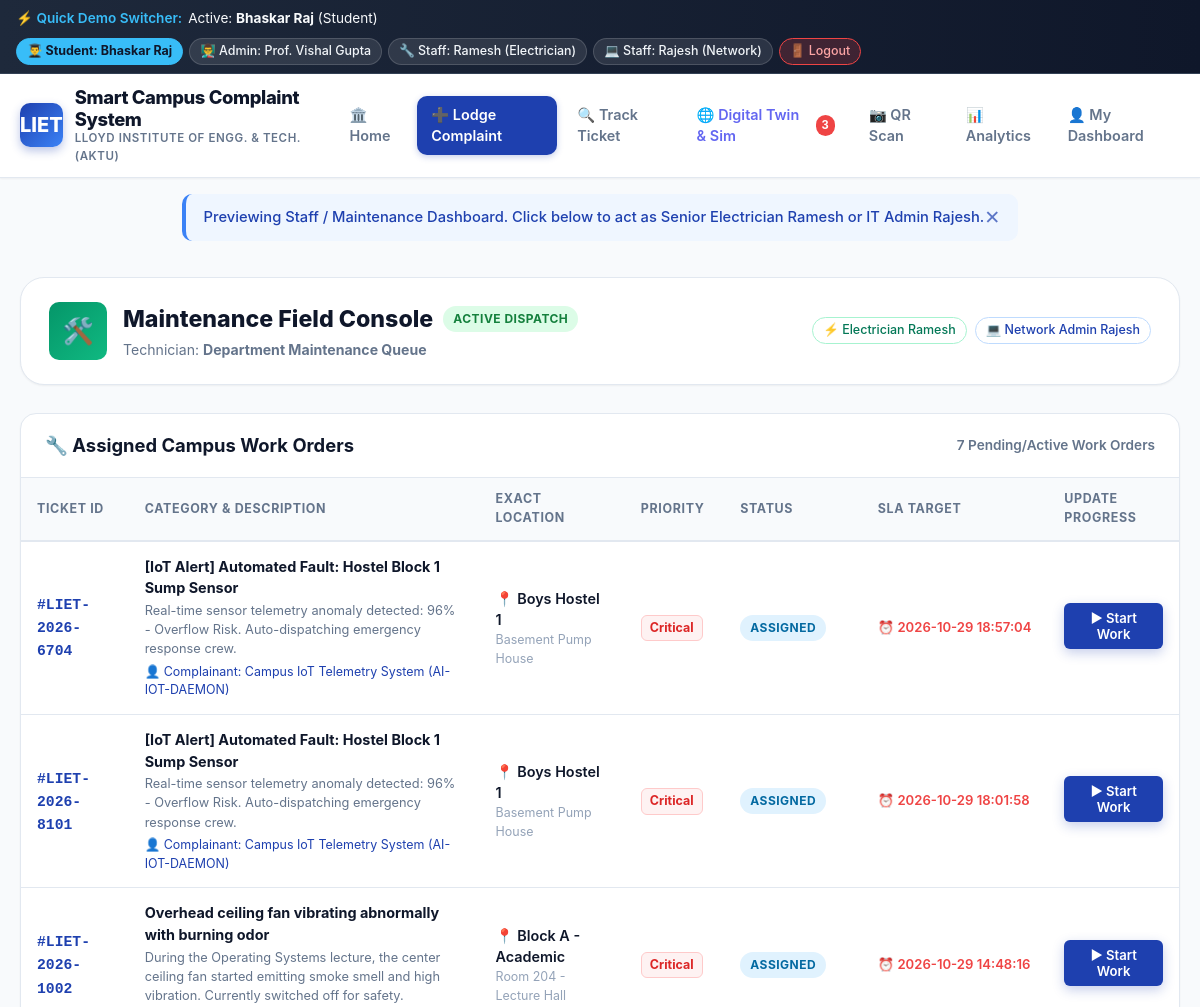
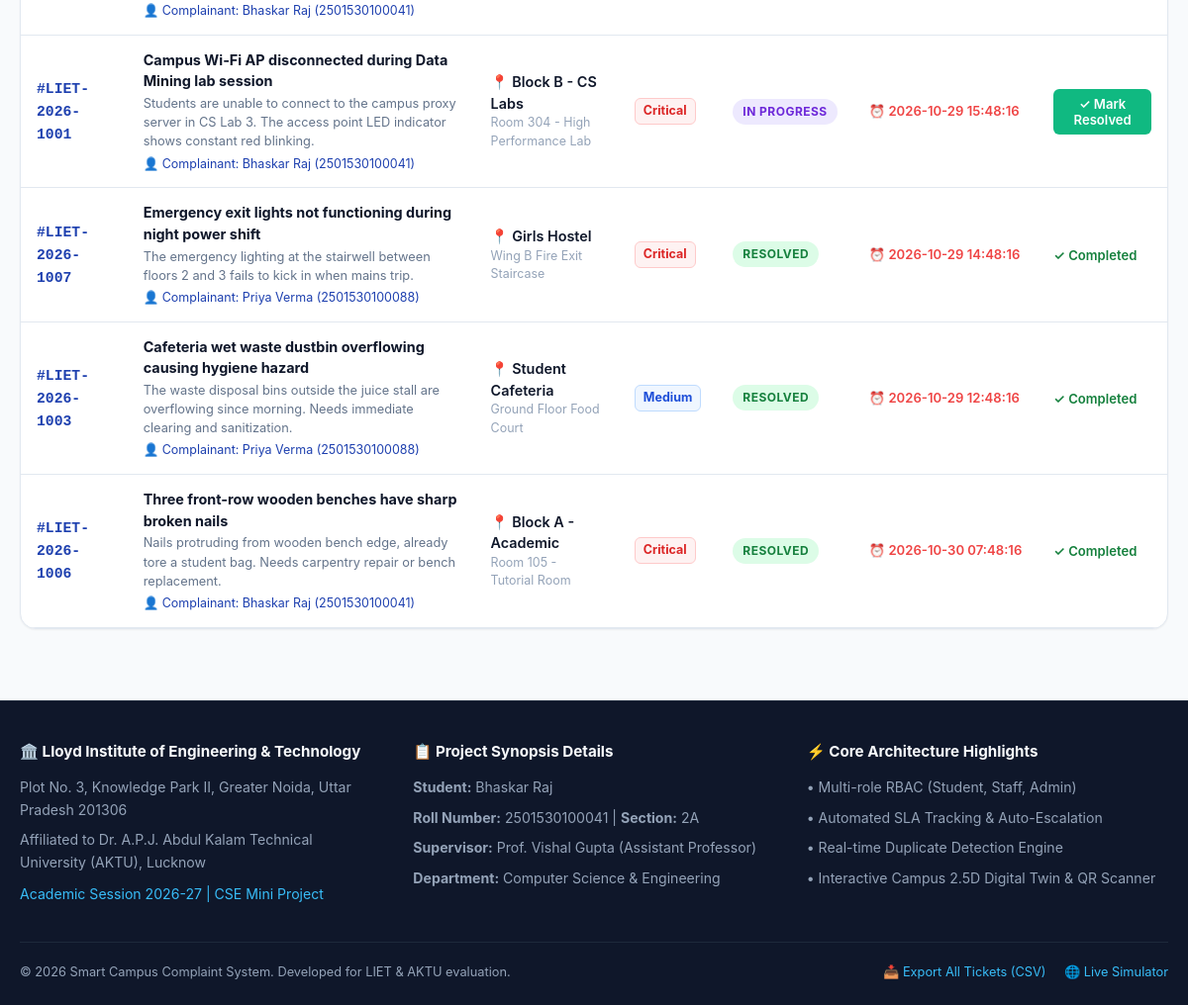
/staff (signed in), run on the app's committed database (2 pictures, top to bottom).
### tables this page shows
CREATE TABLE users (
        id INTEGER PRIMARY KEY AUTOINCREMENT,
        name TEXT NOT NULL,
        email TEXT UNIQUE NOT NULL,
        password_hash TEXT NOT NULL,
        role TEXT NOT NULL DEFAULT 'student',
        roll_no TEXT,
        department TEXT,
        phone TEXT,
        created_at TEXT DEFAULT CURRENT_TIMESTAMP
    );

CREATE TABLE complaints (
        ticket_id TEXT PRIMARY KEY,
        user_id INTEGER,
        user_name TEXT,
        user_email TEXT,
        user_roll TEXT,
        category TEXT NOT NULL,
        subcategory TEXT,
        building_block TEXT NOT NULL,
        room_location TEXT NOT NULL,
        title TEXT NOT NULL,
        description TEXT NOT NULL,
        priority TEXT NOT NULL DEFAULT 'Medium',
        status TEXT NOT NULL DEFAULT 'Submitted',
        assigned_dept_id INTEGER,
        assigned_staff_name TEXT,
        image_path TEXT,
        resolution_remarks TEXT,
        resolution_image TEXT,
        sla_deadline TEXT,
        is_escalated INTEGER DEFAULT 0,
        escalated_to TEXT,
        escalated_at TEXT,
        upvotes INTEGER DEFAULT 0,
        created_at TEXT,
        updated_at TEXT,
        FOREIGN KEY (user_id) REFERENCES users (id),
        FOREIGN KEY (assigned_dept_id) REFERENCES departments (id)
    );

### app.py (the view)
@app.route('/staff')
def staff_dashboard():
    if not g.user or g.user['role'] not in ('staff', 'admin'):
        flash("Previewing Staff / Maintenance Dashboard. Click below to act as Senior Electrician Ramesh or IT Admin Rajesh.", "info")
    staff_name = g.user['name'] if g.user and g.user['role'] == 'staff' else None
    db = get_db()
    cursor = db.cursor()
    if staff_name:
        cursor.execute("""
        SELECT c.*, d.name as dept_name
        FROM complaints c
        LEFT JOIN departments d ON c.assigned_dept_id = d.id
        WHERE c.assigned_staff_name LIKE ?
        ORDER BY CASE WHEN c.priority = 'Critical' THEN 1 ELSE 2 END, c.created_at DESC
        """, (f"%{staff_name.split()[0]}%",))
    else:
        cursor.execute("""
        SELECT c.*, d.name as dept_name
        FROM complaints c
        LEFT JOIN departments d ON c.assigned_dept_id = d.id
        WHERE c.status IN ('Assigned', 'In Progress', 'Resolved')
        ORDER BY c.created_at DESC
        """)
    assigned_tasks = cursor.fetchall()
    db.close()
    return render_template('staff_dashboard.html', tasks=assigned_tasks, staff_name=staff_name)

### app.py (called while the page is built)
@app.before_request
def load_logged_in_user():
    user_id = session.get('user_id')
    if user_id is None:
        g.user = None
    else:
        db = get_db()
        cursor = db.cursor()
        cursor.execute("SELECT * FROM users WHERE id = ?", (user_id,))
        g.user = cursor.fetchone()
        db.close()

### database.py (called while the page is built)
def get_db():
    conn = sqlite3.connect(DB_PATH)
    conn.row_factory = sqlite3.Row
    conn.execute("PRAGMA foreign_keys = ON")
    return conn

### templates/staff_dashboard.html (shortened to what this page needs)
{% extends "base.html" %}
{% block content %}
<div>
  <div style="background: white; border: 1px solid var(--border); border-radius: var(--radius-xl); padding: 24px 28px; margin-bottom: 28px; display: flex; flex-wrap: wrap; justify-content: space-between; align-items: center; gap: 20px; box-shadow: var(--shadow-sm);">
    <div style="display: flex; align-items: center; gap: 16px;">
      <div style="width: 58px; height: 58px; border-radius: var(--radius-md); background: linear-gradient(135deg, #059669, #10b981); color: white; display: flex; align-items: center; justify-content: center; font-size: 1.6rem; font-weight: 800;">
        🛠️
      </div>
      <div>
        <div style="display: flex; align-items: center; gap: 10px;">
          <h2 style="font-size: 1.45rem; font-weight: 800; color: var(--secondary);">Maintenance Field Console</h2>
          <span class="badge" style="background: #dcfce7; color: #15803d;">Active Dispatch</span>
        </div>
        <div style="color: var(--text-muted); font-size: 0.88rem; margin-top: 2px;">
          Technician: <b>{{ staff_name or 'Department Maintenance Queue' }}</b>
        </div>
      </div>
    </div>
    <div style="display: flex; gap: 8px; flex-wrap: wrap;">
      <a href="{{ url_for('login', demo='staff_elec') }}" class="chip-btn" style="background: white; color: #047857; border: 1px solid #a7f3d0;">
        ⚡ Electrician Ramesh
      </a>
      <a href="{{ url_for('login', demo='staff_it') }}" class="chip-btn" style="background: white; color: #1e40af; border: 1px solid #bfdbfe;">
        💻 Network Admin Rajesh
      </a>
    </div>
  </div>
  <div class="card">
    <div class="card-header">
      <h3>🔧 Assigned Campus Work Orders</h3>
      <span style="font-size: 0.85rem; color: var(--text-muted); font-weight: 600;">{{ tasks|length }} Pending/Active Work Orders</span>
    </div>
    <div class="card-body" style="padding: 0;">
      <div class="table-responsive">
        <table class="data-table">
          <thead>
            <tr>
              <th>Ticket ID</th>
              <th>Category & Description</th>
              <th>Exact Location</th>
              <th>Priority</th>
              <th>Status</th>
              <th>SLA Target</th>
              <th>Update Progress</th>
            </tr>
          </thead>
          <tbody>
            {% for t in tasks %}
              <tr>
                <td>
                  <a href="{{ url_for('track_complaint', ticket_id=t.ticket_id) }}" class="ticket-code">
                    #{{ t.ticket_id }}
                  </a>
                </td>
                <td>
                  <div style="font-weight: 700; color: var(--secondary);">{{ t.title }}</div>
                  <div style="font-size: 0.8rem; color: var(--text-muted); margin-top: 2px;">{{ t.description }}</div>
                  <div style="font-size: 0.78rem; color: var(--primary); margin-top: 4px;">👤 Complainant: {{ t.user_name }} ({{ t.user_roll or 'Student' }})</div>
                </td>
                <td>
                  <div style="font-weight: 600;">📍 {{ t.building_block }}</div>
                  <div style="font-size: 0.78rem; color: var(--text-subtle);">{{ t.room_location }}</div>
                </td>
                <td>
                  {% if t.priority == 'Critical' %}
                    <span class="prio-pill prio-critical">Critical</span>
                  {% elif t.priority == 'High' %}
                    <span class="prio-pill prio-high">High</span>
                  {% elif t.priority == 'Medium' %}
                    <span class="prio-pill prio-medium">Medium</span>
                  {% else %}
                    <span class="prio-pill prio-low">Low</span>
                  {% endif %}
                </td>
                <td>
                  {% if t.status == 'Assigned' %}
                    <span class="badge badge-assigned">Assigned</span>
                  {% elif t.status == 'In Progress' %}
                    <span class="badge badge-in-progress">In Progress</span>
                  {% elif t.status == 'Resolved' %}
                    <span class="badge badge-resolved">Resolved</span>
                  {% endif %}
                </td>
                <td style="font-size: 0.82rem; white-space: nowrap; color: var(--danger); font-weight: 600;">
                  ⏰ {{ t.sla_deadline or 'Within 8 Hours' }}
                </td>
                <td>
                  {% if t.status == 'Assigned' %}
                    <form action="{{ url_for('staff_update_status') }}" method="POST" style="margin-bottom: 4px;">
                      <button type="submit" class="btn btn-sm btn-primary" style="width: 100%;">
                        ▶ Start Work
                      </button>
                    </form>
                  {% elif t.status == 'In Progress' %}
                    <button
                      type="button"
                      class="btn btn-sm btn-success"
                      style="width: 100%;"
                      onclick="openResolveModal('{{ t.ticket_id }}', '{{ t.title }}')"
                    >
                      ✓ Mark Resolved
                    </button>
                  {% else %}
                    <span style="font-size: 0.82rem; color: #15803d; font-weight: 600;">
                      ✓ Completed
                    </span>
                  {% endif %}
                </td>
              </tr>
            {% else %}
              <tr>
                <td colspan="7" style="text-align: center; padding: 40px; color: var(--text-muted);">
                  🎉 Great job! No pending work orders assigned right now.
                </td>
              </tr>
            {% endfor %}
          </tbody>
        </table>
      </div>
    </div>
  </div>
</div>
{% endblock %}

### templates/base.html (shortened to what this page needs)
<!DOCTYPE html>
<html lang="en">
<head>
  <link rel="stylesheet" href="{{ url_for('static', filename='css/style.css') }}">
  <link rel="stylesheet" href="{{ url_for('static', filename='css/simulation.css') }}">
</head>
<body>
  <div class="demo-role-bar">
    <div class="demo-title">
      <span>⚡ Quick Demo Switcher:</span>
      {% if g.user %}
        <span style="color:#f8fafc; font-weight: normal;">Active: <b>{{ g.user.name }}</b> ({{ g.user.role|capitalize }})</span>
      {% else %}
        <span style="color:#94a3b8; font-weight: normal;">Guest View</span>
      {% endif %}
    </div>
    <div class="demo-chips">
      <a href="{{ url_for('login', demo='student') }}" class="chip-btn {% if g.user and g.user.email == 'bhaskar@lloyd.ac.in' %}active{% endif %}">
        👨‍🎓 Student: Bhaskar Raj
      </a>
      <a href="{{ url_for('login', demo='admin') }}" class="chip-btn {% if g.user and g.user.role == 'admin' %}active{% endif %}">
        👨‍🏫 Admin: Prof. Vishal Gupta
      </a>
      <a href="{{ url_for('login', demo='staff_elec') }}" class="chip-btn {% if g.user and g.user.email == 'ramesh.elec@lloyd.ac.in' %}active{% endif %}">
        🔧 Staff: Ramesh (Electrician)
      </a>
      <a href="{{ url_for('login', demo='staff_it') }}" class="chip-btn {% if g.user and g.user.email == 'rajesh.it@lloyd.ac.in' %}active{% endif %}">
        💻 Staff: Rajesh (Network)
      </a>
      {% if g.user %}
        <a href="{{ url_for('logout') }}" class="chip-btn" style="background: rgba(239, 68, 68, 0.2); border-color: #ef4444; color: #fca5a5;">
          🚪 Logout
        </a>
      {% else %}
        <a href="{{ url_for('login') }}" class="chip-btn">
          🔑 Custom Login
        </a>
      {% endif %}
    </div>
  </div>
  <nav class="navbar">
    <div class="nav-container">
      <a href="{{ url_for('index') }}" class="brand">
        <div class="brand-logo-badge">LIET</div>
        <div class="brand-text">
          <h1>Smart Campus Complaint System</h1>
          <p>Lloyd Institute of Engg. & Tech. (AKTU)</p>
        </div>
      </a>
      <ul class="nav-links">
        <li><a href="{{ url_for('index') }}" class="nav-link {% if request.endpoint == 'index' %}active{% endif %}">🏛️ Home</a></li>
        <li><a href="{{ url_for('submit_complaint') }}" class="nav-link nav-cta">➕ Lodge Complaint</a></li>
        <li><a href="{{ url_for('track_index') }}" class="nav-link {% if request.endpoint in ('track_index', 'track_complaint') %}active{% endif %}">🔍 Track Ticket</a></li>
        <li><a href="{{ url_for('simulation_view') }}" class="nav-link {% if request.endpoint == 'simulation_view' %}active{% endif %}" style="color: #6366f1;">
          🌐 Digital Twin & Sim
          {% if global_escalated_count > 0 %}
            <span class="badge-counter">{{ global_escalated_count }}</span>
          {% endif %}
        </a></li>
        <li><a href="{{ url_for('qr_scanner') }}" class="nav-link {% if request.endpoint == 'qr_scanner' %}active{% endif %}">📷 QR Scan</a></li>
        <li><a href="{{ url_for('analytics') }}" class="nav-link {% if request.endpoint == 'analytics' %}active{% endif %}">📊 Analytics</a></li>
        {% if g.user %}
          {% if g.user.role == 'admin' %}
            <li><a href="{{ url_for('admin_dashboard') }}" class="nav-link {% if request.endpoint == 'admin_dashboard' %}active{% endif %}" style="color: #b91c1c; font-weight:700;">⚙️ Admin Console</a></li>
          {% elif g.user.role == 'staff' %}
            <li><a href="{{ url_for('staff_dashboard') }}" class="nav-link {% if request.endpoint == 'staff_dashboard' %}active{% endif %}" style="color: #059669; font-weight:700;">🛠️ Staff Tasks</a></li>
          {% else %}
            <li><a href="{{ url_for('user_dashboard') }}" class="nav-link {% if request.endpoint == 'user_dashboard' %}active{% endif %}">👤 My Dashboard</a></li>
          {% endif %}
        {% else %}
          <li><a href="{{ url_for('login') }}" class="nav-link">🔑 Login</a></li>
        {% endif %}
      </ul>
    </div>
  </nav>
  <div class="flash-container">
    {% with messages = get_flashed_messages(with_categories=true) %}
      {% if messages %}
        {% for category, message in messages %}
          <div class="alert alert-{{ category }}">
            <span>{{ message }}</span>
            <button class="alert-close" onclick="this.parentElement.remove()">✕</button>
          </div>
        {% endfor %}
      {% endif %}
    {% endwith %}
  </div>
  <main class="main-content">
    {% block content %}{% endblock %}
  </main>
  <footer class="footer">
    <div class="footer-container">
      <div class="footer-col">
        <h4>🏛️ Lloyd Institute of Engineering & Technology</h4>
        <p>Plot No. 3, Knowledge Park II, Greater Noida, Uttar Pradesh 201306</p>
        <p>Affiliated to Dr. A.P.J. Abdul Kalam Technical University (AKTU), Lucknow</p>
        <p style="margin-top: 10px; color: #38bdf8;">Academic Session 2026-27 | CSE Mini Project</p>
      </div>
      <div class="footer-col">
        <h4>📋 Project Synopsis Details</h4>
        <p><b>Student:</b> Bhaskar Raj</p>
        <p><b>Roll Number:</b> 2501530100041 | <b>Section:</b> 2A</p>
        <p><b>Supervisor:</b> Prof. Vishal Gupta (Assistant Professor)</p>
        <p><b>Department:</b> Computer Science & Engineering</p>
      </div>
      <div class="footer-col">
        <h4>⚡ Core Architecture Highlights</h4>
        <p>• Multi-role RBAC (Student, Staff, Admin)</p>
        <p>• Automated SLA Tracking & Auto-Escalation</p>
        <p>• Real-time Duplicate Detection Engine</p>
        <p>• Interactive Campus 2.5D Digital Twin & QR Scanner</p>
      </div>
    </div>
    <div class="footer-bottom">
      <div>&copy; 2026 Smart Campus Complaint System. Developed for LIET & AKTU evaluation.</div>
      <div>
        <a href="{{ url_for('export_csv') }}" style="color: #38bdf8; text-decoration: none; margin-right: 15px;">📥 Export All Tickets (CSV)</a>
        <a href="{{ url_for('simulation_view') }}" style="color: #38bdf8; text-decoration: none;">🌐 Live Simulator</a>
      </div>
    </div>
  </footer>
</body>
</html>

### data on the page
users: user.name "Bhaskar Raj", user.role "Student"
complaints: ticket_id "LIET-2026-6704", title "[IoT Alert] Automated Fault: Hostel Block 1 Sump Sensor", description "Real-time sensor telemetry anomaly detected: 96% - Overflow Risk. Auto-dispatching emergency response crew.", user_name "Campus IoT Telemetry System", user_roll "AI-IOT-DAEMON", building_block "Boys Hostel 1", room_location "Basement Pump House", priority "Critical", status "ASSIGNED", sla_deadline "2026-10-29 18:57:04"
complaints: ticket_id "LIET-2026-8101", title "[IoT Alert] Automated Fault: Hostel Block 1 Sump Sensor", description "Real-time sensor telemetry anomaly detected: 96% - Overflow Risk. Auto-dispatching emergency response crew.", user_name "Campus IoT Telemetry System", user_roll "AI-IOT-DAEMON", building_block "Boys Hostel 1", room_location "Basement Pump House", priority "Critical", status "ASSIGNED", sla_deadline "2026-10-29 18:01:58"
complaints: ticket_id "LIET-2026-1002", title "Overhead ceiling fan vibrating abnormally with burning odor", description "During the Operating Systems lecture, the center ceiling fan started emitting smoke smell and high vibration. Currently switched off for safety.", user_name "Bhaskar Raj", user_roll "2501530100041", building_block "Block A - Academic", room_location "Room 204 - Lecture Hall", priority "Critical", status "ASSIGNED", sla_deadline "2026-10-29 14:48:16"
complaints: ticket_id "LIET-2026-1001", title "Campus Wi-Fi AP disconnected during Data Mining lab session", description "Students are unable to connect to the campus proxy server in CS Lab 3. The access point LED indicator shows constant red blinking.", user_name "Bhaskar Raj", user_roll "2501530100041", building_block "Block B - CS Labs", room_location "Room 304 - High Performance Lab", priority "Critical", status "IN PROGRESS", sla_deadline "2026-10-29 15:48:16"
complaints: ticket_id "LIET-2026-1007", title "Emergency exit lights not functioning during night power shift", description "The emergency lighting at the stairwell between floors 2 and 3 fails to kick in when mains trip.", user_name "Priya Verma", user_roll "2501530100088", building_block "Girls Hostel", room_location "Wing B Fire Exit Staircase", priority "Critical", status "RESOLVED", sla_deadline "2026-10-29 14:48:16"
complaints: ticket_id "LIET-2026-1003", title "Cafeteria wet waste dustbin overflowing causing hygiene hazard", description "The waste disposal bins outside the juice stall are overflowing since morning. Needs immediate clearing and sanitization.", user_name "Priya Verma", user_roll "2501530100088", building_block "Student Cafeteria", room_location "Ground Floor Food Court", priority "Medium", status "RESOLVED", sla_deadline "2026-10-29 12:48:16"
complaints: ticket_id "LIET-2026-1006", title "Three front-row wooden benches have sharp broken nails", description "Nails protruding from wooden bench edge, already tore a student bag. Needs carpentry repair or bench replacement.", user_name "Bhaskar Raj", user_roll "2501530100041", building_block "Block A - Academic", room_location "Room 105 - Tutorial Room", priority "Critical", status "RESOLVED", sla_deadline "2026-10-30 07:48:16"

### other printed values
{{ global_escalated_count }} "3"
{{ message }} "Previewing Staff / Maintenance Dashboard. Click below to act as Senior Electrician Ramesh or IT Admin Rajesh."
{{ staff_name or 'Department Maintenance Queue' }} "Department Maintenance Queue"
{{ tasks|length }} "7"
